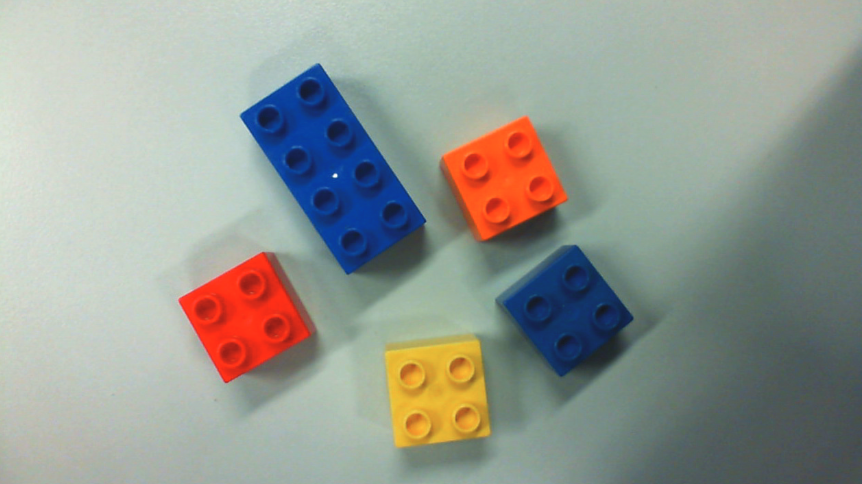
%> input picture img_duplo.png, 862 x 484 px
$ octave brick_counter.m   (GNU Octave 9; MATLAB toolbox functions it lacks are replaced by stand-ins)
%> lines starting %> are read from the running program, lines starting %| are printed output that depends on the picture; in (x1, y1, x2, y2) boxes, pixels count from 0 and x2, y2 are one past the last pixel; in counts of white or black regions, pixels touching at a corner belong together; the program's own positions count from 1
img_rgb = imread(".\img_duplo.png"); % Liest das RGB-Bild von der Festplatte
%> img_rgb is the input picture: size 484x862x3 uint8; mean R, G, B 149, 154.3, 146.6
img_hsv = rgb2hsv(img_rgb);
%> img_hsv: size 484x862x3 double; mean H, S, V 0.37, 0.204, 0.659
% img_bw = rgb2gray(img_rgb); % Konvertiert das RGB-Bild in ein Graustufenbild
% img_binarized = imbinarize(img_bw);

% HSV-Kanäle extrahieren
hue = img_hsv(:,:,1);        % Hue-Kanal
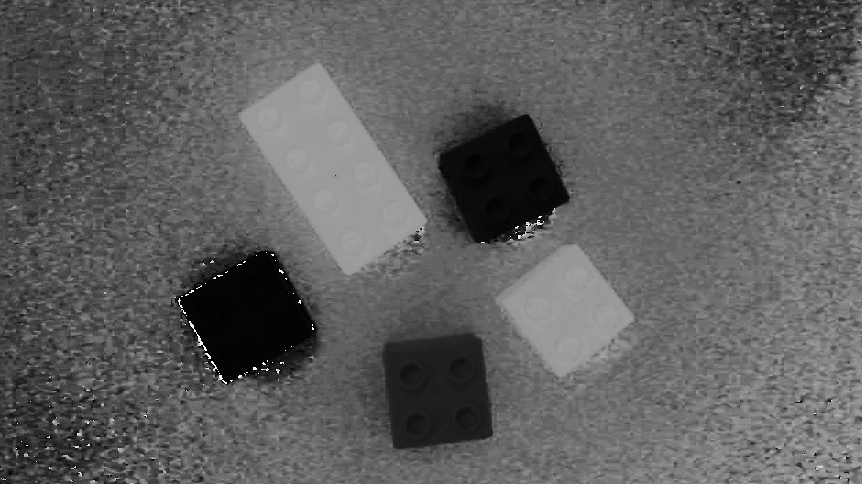
%> hue: size 484x862 double; min 0, max 0.999, mean 0.37
saturation = img_hsv(:,:,2); % Saturation-Kanal
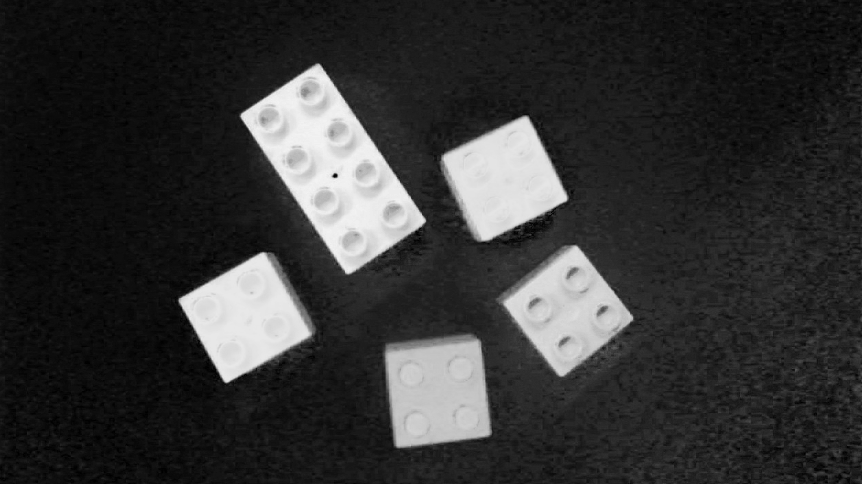
%> saturation: size 484x862 double; min 0, max 0.957, mean 0.204
value = img_hsv(:,:,3);      % Value-Kanal
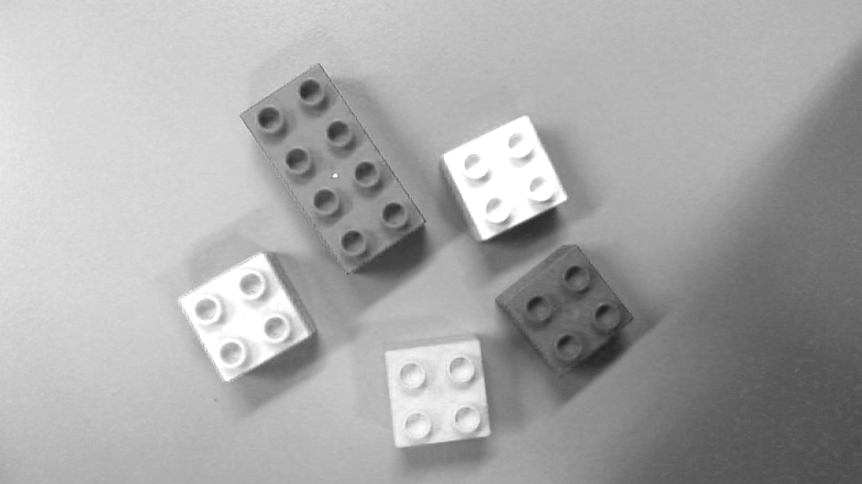
%> value: size 484x862 double; min 0.106, max 1, mean 0.659

% Schwellwerte definieren
saturationThreshold = 0.3;
valueThreshold = 0.2;

% Maske erstellen
mask = (saturation > saturationThreshold) & (value > valueThreshold);
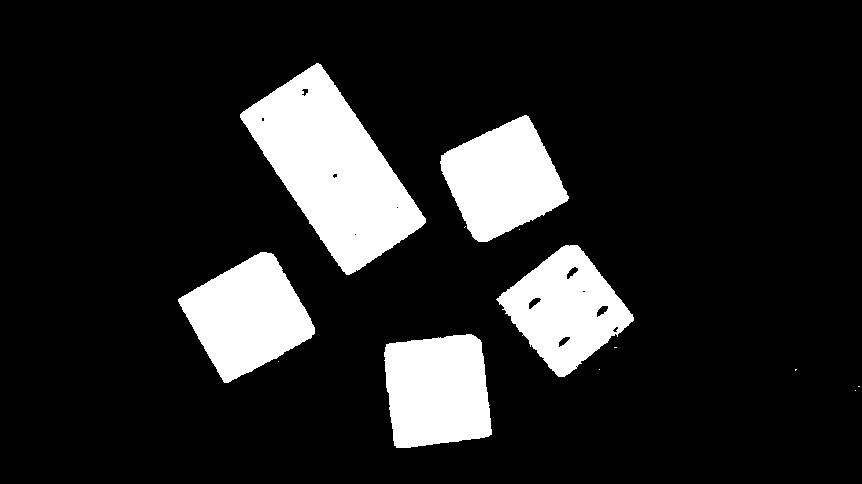
%> mask: size 484x862 logical; 14.3% white; 13 white regions (8 under 20 px), largest, box (x1, y1, x2, y2) and area: (240, 63, 426, 275) 19032, (178, 252, 315, 383) 10528, (384, 334, 492, 448) 10350, (440, 115, 569, 242) 10071, (496, 245, 634, 377) 9770

% Anwenden der Maske auf das Originalbild
% Nur Pixel, die der Maske entsprechen, bleiben unverändert und die, die
% nicht der Maske entsprechen werden schwarz, also 0
img_filter = img_rgb;

img_filter(~mask) = 0; % Für den roten Kanal
%> img_filter: size 484x862x3 uint8; mean H, S, V 17.8, 154.3, 146.6
img_filter(~mask, :, 2) = 0; % Für den grünen Kanal
img_filter(~mask, :, 3) = 0; % Für den blauen Kanal

% jetzt die Nubsis entfernen
eroded_mask = bwareaopen(~mask, 100);
%> eroded_mask: size 484x862 logical; 85.6% white; 13 black regions (8 under 20 px), largest, box (x1, y1, x2, y2) and area: (240, 63, 426, 275) 19078, (178, 252, 315, 383) 10528, (384, 334, 492, 448) 10350, (440, 115, 569, 242) 10071, (496, 245, 634, 377) 10040

% Anwenden der bereinigten Maske auf das Originalbild
img_filter_cleaned = img_rgb;
img_filter_cleaned(repmat(eroded_mask, [1, 1, 3])) = 0;
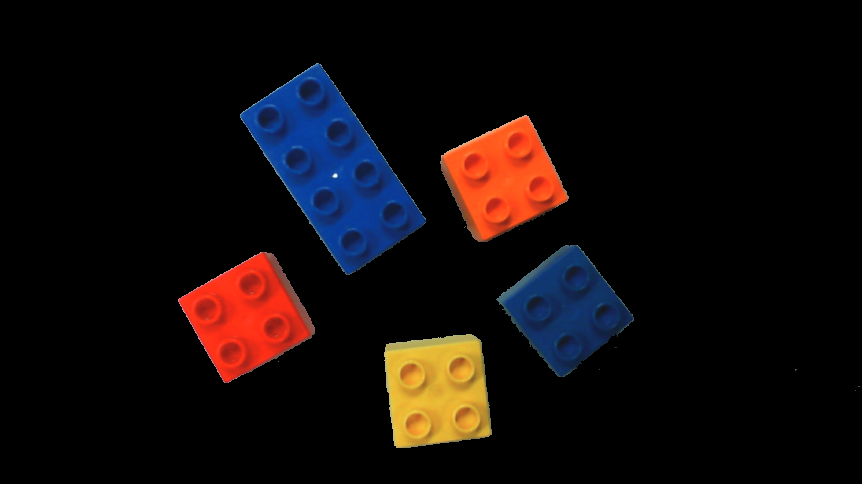
%> img_filter_cleaned: size 484x862x3 uint8; mean R, G, B 17.9, 11.2, 11.4

% [7 lines of commented-out code are left out]

figure, imshow(img_rgb), title('normal') % Zeigt das Original-RGB-Bild an
figure, imshow(mask), title('mask') % Zeigt die ursprüngliche Maske an
figure, imshow(eroded_mask), title('eroded') % Zeigt die bereinigte Maske an
figure, imshow(img_filter_cleaned), title('cleaned filtered') % Zeigt das gereinigte Filterbild an
